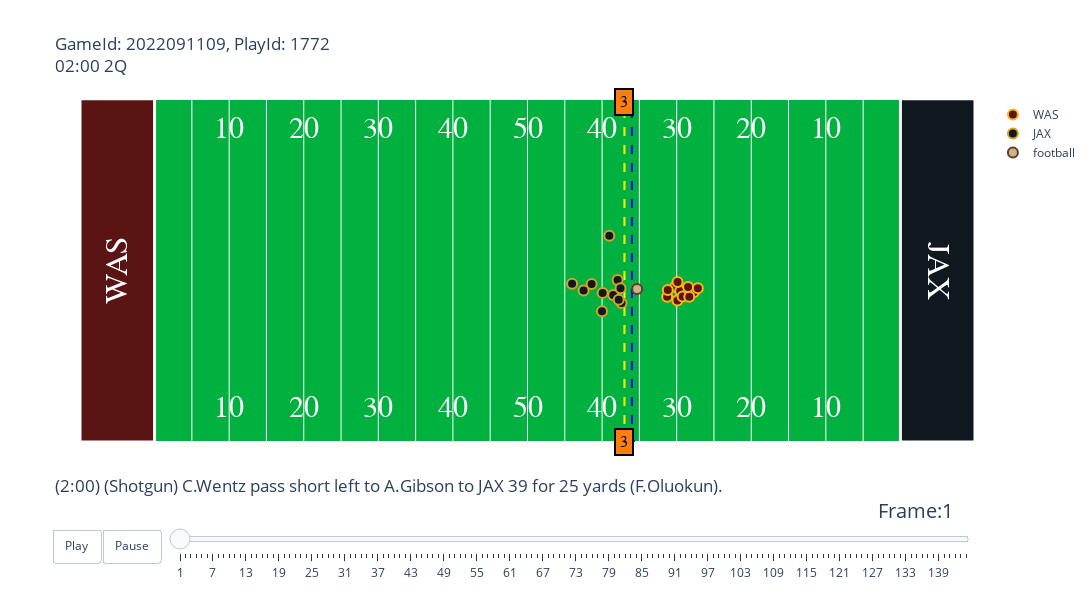

Source (notebook cell):
### Code cell
gid = 2022091109
pid = 1772

import animate
animate.animate_play(games, tracking_df, play_df, players, gid, pid)

### Figure 1 — Plotly figure (JSON) as saved in the notebook; plotly's stock layout.template omitted (floating-point values rounded to 4 significant figures)
{"data": [{"hoverinfo": "none", "mode": "text", "showlegend": false, "text": ["10", "20", "30", "40", "50", "40", "30", "20", "10"], "textfont": {"color": "#ffffff", "family": "Courier New, monospace", "size": 30}, "type": "scatter", "x": [20, 30, 40, 50, 60, 70, 80, 90, 100], "y": [5, 5, 5, 5, 5, 5, 5, 5, 5]}, {"hoverinfo": "none", "mode": "text", "showlegend": false, "text": ["10", "20", "30", "40", "50", "40", "30", "20", "10"], "textfont": {"color": "#ffffff", "family": "Courier New, monospace", "size": 30}, "type": "scatter", "x": [20, 30, 40, 50, 60, 70, 80, 90, 100], "y": [48.5, 48.5, 48.5, 48.5, 48.5, 48.5, 48.5, 48.5, 48.5]}, {"hoverinfo": "none", "line": {"color": "blue", "dash": "dash"}, "showlegend": false, "type": "scatter", "x": [74, 74], "y": [0, 53.5]}, {"hoverinfo": "none", "line": {"color": "yellow", "dash": "dash"}, "showlegend": false, "type": "scatter", "x": [73, 73], "y": [0, 53.5]}, {"fill": "toself", "fillcolor": "#5A1414", "hoverinfo": "skip", "line": {"color": "white", "width": 3}, "mode": "lines", "opacity": 1, "showlegend": false, "type": "scatter", "x": [0, 0, 10, 10, 0], "y": [0, 53.5, 53.5, 0, 0]}, {"fill": "toself", "fillcolor": "#101820", "hoverinfo": "skip", "line": {"color": "white", "width": 3}, "mode": "lines", "opacity": 1, "showlegend": false, "type": "scatter", "x": [110, 110, 120, 120, 110], "y": [0, 53.5, 53.5, 0, 0]}, {"hoverinfo": "text", "hovertext": ["nflId:41321<br>displayName:Trai Turner<br>Player Speed:2.572 MPH", "nflId:41349<br>displayName:Logan Thomas<br>Player Speed:6.733 MPH", "nflId:41475<br>displayName:Charles Leno<br>Player Speed:0.649 MPH", "nflId:41939<br>displayName:Andrew Norwell<br>Player Speed:3.288 MPH", "nflId:43291<br>displayName:Carson Wentz<br>Player Speed:0.0 MPH", "nflId:45012<br>displayName:Chase Roullier<br>Player Speed:4.988 MPH", "nflId:47859<br>displayName:Terry McLaurin<br>Player Speed:0.492 MPH", "nflId:52474<br>displayName:Antonio Gibson<br>Player Speed:1.678 MPH", "nflId:53480<br>displayName:Samuel Cosmi<br>Player Speed:3.624 MPH", "nflId:53553<br>displayName:John Bates<br>Player Speed:4.273 MPH", "nflId:54481<br>displayName:Jahan Dotson<br>Player Speed:2.282 MPH"], "marker": {"color": "#5A1414", "line": {"color": "#FFB612", "width": 2}, "size": 10}, "mode": "markers", "name": "WAS", "type": "scatter", "x": [79.79, 80.47, 80.1, 78.73, 80.79, 78.81, 82.29, 81.69, 80.12, 81.53, 82.84], "y": [24.21, 23.54, 22.04, 22.64, 22.67, 23.69, 23.35, 22.62, 24.93, 24.15, 23.96]}, {"hoverinfo": "text", "hovertext": ["nflId:43352<br>displayName:Adam Gotsis<br>Player Speed:0.425 MPH", "nflId:44902<br>displayName:Shaquill Griffin<br>Player Speed:0.0 MPH", "nflId:44926<br>displayName:Rayshawn Jenkins<br>Player Speed:1.141 MPH", "nflId:46249<br>displayName:Folorunso Fatukasi<br>Player Speed:0.0 MPH", "nflId:46269<br>displayName:Foyesade Oluokun<br>Player Speed:0.313 MPH", "nflId:47790<br>displayName:Josh Allen<br>Player Speed:0.805 MPH", "nflId:52481<br>displayName:Davon Hamilton<br>Player Speed:0.0 MPH", "nflId:53462<br>displayName:Tyson Campbell<br>Player Speed:0.358 MPH", "nflId:53494<br>displayName:Andre Cisco<br>Player Speed:1.499 MPH", "nflId:54466<br>displayName:Travon Walker<br>Player Speed:0.0 MPH", "nflId:54492<br>displayName:Devin Lloyd<br>Player Speed:0.134 MPH"], "marker": {"color": "#101820", "line": {"color": "#D7A22A", "width": 2}, "size": 10}, "mode": "markers", "name": "JAX", "type": "scatter", "x": [72.61, 70.97, 67.52, 72.08, 68.6, 71.49, 72.47, 69.99, 65.98, 72.23, 70.07], "y": [21.66, 32.14, 23.62, 25.26, 24.63, 22.91, 23.95, 20.39, 24.67, 22.17, 23.24]}, {"hoverinfo": "none", "marker": {"color": "#CBB67C", "line": {"color": "#663831", "width": 2}, "size": 10}, "mode": "markers", "name": "football", "type": "scatter", "x": [74.7], "y": [23.86]}], "layout": {"annotations": [{"align": "center", "bgcolor": "#ff7f0e", "bordercolor": "black", "borderpad": 4, "borderwidth": 2, "font": {"color": "black", "family": "Courier New, monospace", "size": 16}, "opacity": 1, "showarrow": false, "text": "3", "x": 73, "y": 0}, {"align": "center", "bgcolor": "#ff7f0e", "bordercolor": "black", "borderpad": 4, "borderwidth": 2, "font": {"color": "black", "family": "Courier New, monospace", "size": 16}, "opacity": 1, "showarrow": false, "text": "3", "x": 73, "y": 53}, {"font": {"color": "White", "family": "Courier New, monospace", "size": 32}, "showarrow": false, "text": "WAS", "textangle": -90, "x": 5, "y": 26.75}, {"font": {"color": "White", "family": "Courier New, monospace", "size": 32}, "showarrow": false, "text": "JAX", "textangle": 90, "x": 115, "y": 26.75}], "autosize": false, "height": 600, "plot_bgcolor": "#00B140", "sliders": [{"active": 0, "currentvalue": {"font": {"size": 20}, "prefix": "Frame:", "visible": true, "xanchor": "right"}, "len": 0.9, "pad": {"b": 10, "t": 50}, "steps": [{"args": [[1], {"frame": {"duration": 100, "redraw": false}, "mode": "immediate", "transition": {"duration": 0}}], "label": "1", "method": "animate"}, {"args": [[2], {"frame": {"duration": 100, "redraw": false}, "mode": "immediate", "transition": {"duration": 0}}], "label": "2", "method": "animate"}, {"args": [[3], {"frame": {"duration": 100, "redraw": false}, "mode": "immediate", "transition": {"duration": 0}}], "label": "3", "method": "animate"}, {"args": [[4], {"frame": {"duration": 100, "redraw": false}, "mode": "immediate", "transition": {"duration": 0}}], "label": "4", "method": "animate"}, {"args": [[5], {"frame": {"duration": 100, "redraw": false}, "mode": "immediate", "transition": {"duration": 0}}], "label": "5", "method": "animate"}, {"args": [[6], {"frame": {"duration": 100, "redraw": false}, "mode": "immediate", "transition": {"duration": 0}}], "label": "6", "method": "animate"}, {"args": [[7], {"frame": {"duration": 100, "redraw": false}, "mode": "immediate", "transition": {"duration": 0}}], "label": "7", "method": "animate"}, {"args": [[8], {"frame": {"duration": 100, "redraw": false}, "mode": "immediate", "transition": {"duration": 0}}], "label": "8", "method": "animate"}, {"args": [[9], {"frame": {"duration": 100, "redraw": false}, "mode": "immediate", "transition": {"duration": 0}}], "label": "9", "method": "animate"}, {"args": [[10], {"frame": {"duration": 100, "redraw": false}, "mode": "immediate", "transition": {"duration": 0}}], "label": "10", "method": "animate"}, {"args": [[11], {"frame": {"duration": 100, "redraw": false}, "mode": "immediate", "transition": {"duration": 0}}], "label": "11", "method": "animate"}, {"args": [[12], {"frame": {"duration": 100, "redraw": false}, "mode": "immediate", "transition": {"duration": 0}}], "label": "12", "method": "animate"}, {"args": [[13], {"frame": {"duration": 100, "redraw": false}, "mode": "immediate", "transition": {"duration": 0}}], "label": "13", "method": "animate"}, {"args": [[14], {"frame": {"duration": 100, "redraw": false}, "mode": "immediate", "transition": {"duration": 0}}], "label": "14", "method": "animate"}, {"args": [[15], {"frame": {"duration": 100, "redraw": false}, "mode": "immediate", "transition": {"duration": 0}}], "label": "15", "method": "animate"}, {"args": [[16], {"frame": {"duration": 100, "redraw": false}, "mode": "immediate", "transition": {"duration": 0}}], "label": "16", "method": "animate"}, {"args": [[17], {"frame": {"duration": 100, "redraw": false}, "mode": "immediate", "transition": {"duration": 0}}], "label": "17", "method": "animate"}, {"args": [[18], {"frame": {"duration": 100, "redraw": false}, "mode": "immediate", "transition": {"duration": 0}}], "label": "18", "method": "animate"}, {"args": [[19], {"frame": {"duration": 100, "redraw": false}, "mode": "immediate", "transition": {"duration": 0}}], "label": "19", "method": "animate"}, {"args": [[20], {"frame": {"duration": 100, "redraw": false}, "mode": "immediate", "transition": {"duration": 0}}], "label": "20", "method": "animate"}, {"args": [[21], {"frame": {"duration": 100, "redraw": false}, "mode": "immediate", "transition": {"duration": 0}}], "label": "21", "method": "animate"}, {"args": [[22], {"frame": {"duration": 100, "redraw": false}, "mode": "immediate", "transition": {"duration": 0}}], "label": "22", "method": "animate"}, {"args": [[23], {"frame": {"duration": 100, "redraw": false}, "mode": "immediate", "transition": {"duration": 0}}], "label": "23", "method": "animate"}, {"args": [[24], {"frame": {"duration": 100, "redraw": false}, "mode": "immediate", "transition": {"duration": 0}}], "label": "24", "method": "animate"}, {"args": [[25], {"frame": {"duration": 100, "redraw": false}, "mode": "immediate", "transition": {"duration": 0}}], "label": "25", "method": "animate"}, {"args": [[26], {"frame": {"duration": 100, "redraw": false}, "mode": "immediate", "transition": {"duration": 0}}], "label": "26", "method": "animate"}, {"args": [[27], {"frame": {"duration": 100, "redraw": false}, "mode": "immediate", "transition": {"duration": 0}}], "label": "27", "method": "animate"}, {"args": [[28], {"frame": {"duration": 100, "redraw": false}, "mode": "immediate", "transition": {"duration": 0}}], "label": "28", "method": "animate"}, {"args": [[29], {"frame": {"duration": 100, "redraw": false}, "mode": "immediate", "transition": {"duration": 0}}], "label": "29", "method": "animate"}, {"args": [[30], {"frame": {"duration": 100, "redraw": false}, "mode": "immediate", "transition": {"duration": 0}}], "label": "30", "method": "animate"}, {"args": [[31], {"frame": {"duration": 100, "redraw": false}, "mode": "immediate", "transition": {"duration": 0}}], "label": "31", "method": "animate"}, {"args": [[32], {"frame": {"duration": 100, "redraw": false}, "mode": "immediate", "transition": {"duration": 0}}], "label": "32", "method": "animate"}, {"args": [[33], {"frame": {"duration": 100, "redraw": false}, "mode": "immediate", "transition": {"duration": 0}}], "label": "33", "method": "animate"}, {"args": [[34], {"frame": {"duration": 100, "redraw": false}, "mode": "immediate", "transition": {"duration": 0}}], "label": "34", "method": "animate"}, {"args": [[35], {"frame": {"duration": 100, "redraw": false}, "mode": "immediate", "transition": {"duration": 0}}], "label": "35", "method": "animate"}, {"args": [[36], {"frame": {"duration": 100, "redraw": false}, "mode": "immediate", "transition": {"duration": 0}}], "label": "36", "method": "animate"}, {"args": [[37], {"frame": {"duration": 100, "redraw": false}, "mode": "immediate", "transition": {"duration": 0}}], "label": "37", "method": "animate"}, {"args": [[38], {"frame": {"duration": 100, "redraw": false}, "mode": "immediate", "transition": {"duration": 0}}], "label": "38", "method": "animate"}, {"args": [[39], {"frame": {"duration": 100, "redraw": false}, "mode": "immediate", "transition": {"duration": 0}}], "label": "39", "method": "animate"}, {"args": [[40], {"frame": {"duration": 100, "redraw": false}, "mode": "immediate", "transition": {"duration": 0}}], "label": "40", "method": "animate"}, {"args": [[41], {"frame": {"duration": 100, "redraw": false}, "mode": "immediate", "transition": {"duration": 0}}], "label": "41", "method": "animate"}, {"args": [[42], {"frame": {"duration": 100, "redraw": false}, "mode": "immediate", "transition": {"duration": 0}}], "label": "42", "method": "animate"}, {"args": [[43], {"frame": {"duration": 100, "redraw": false}, "mode": "immediate", "transition": {"duration": 0}}], "label": "43", "method": "animate"}, {"args": [[44], {"frame": {"duration": 100, "redraw": false}, "mode": "immediate", "transition": {"duration": 0}}], "label": "44", "method": "animate"}, {"args": [[45], {"frame": {"duration": 100, "redraw": false}, "mode": "immediate", "transition": {"duration": 0}}], "label": "45", "method": "animate"}, {"args": [[46], {"frame": {"duration": 100, "redraw": false}, "mode": "immediate", "transition": {"duration": 0}}], "label": "46", "method": "animate"}, {"args": [[47], {"frame": {"duration": 100, "redraw": false}, "mode": "immediate", "transition": {"duration": 0}}], "label": "47", "method": "animate"}, {"args": [[48], {"frame": {"duration": 100, "redraw": false}, "mode": "immediate", "transition": {"duration": 0}}], "label": "48", "method": "animate"}, {"args": [[49], {"frame": {"duration": 100, "redraw": false}, "mode": "immediate", "transition": {"duration": 0}}], "label": "49", "method": "animate"}, {"args": [[50], {"frame": {"duration": 100, "redraw": false}, "mode": "immediate", "transition": {"duration": 0}}], "label": "50", "method": "animate"}, {"args": [[51], {"frame": {"duration": 100, "redraw": false}, "mode": "immediate", "transition": {"duration": 0}}], "label": "51", "method": "animate"}, {"args": [[52], {"frame": {"duration": 100, "redraw": false}, "mode": "immediate", "transition": {"duration": 0}}], "label": "52", "method": "animate"}, {"args": [[53], {"frame": {"duration": 100, "redraw": false}, "mode": "immediate", "transition": {"duration": 0}}], "label": "53", "method": "animate"}, {"args": [[54], {"frame": {"duration": 100, "redraw": false}, "mode": "immediate", "transition": {"duration": 0}}], "label": "54", "method": "animate"}, {"args": [[55], {"frame": {"duration": 100, "redraw": false}, "mode": "immediate", "transition": {"duration": 0}}], "label": "55", "method": "animate"}, {"args": [[56], {"frame": {"duration": 100, "redraw": false}, "mode": "immediate", "transition": {"duration": 0}}], "label": "56", "method": "animate"}, {"args": [[57], {"frame": {"duration": 100, "redraw": false}, "mode": "immediate", "transition": {"duration": 0}}], "label": "57", "method": "animate"}, {"args": [[58], {"frame": {"duration": 100, "redraw": false}, "mode": "immediate", "transition": {"duration": 0}}], "label": "58", "method": "animate"}, {"args": [[59], {"frame": {"duration": 100, "redraw": false}, "mode": "immediate", "transition": {"duration": 0}}], "label": "59", "method": "animate"}, {"args": [[60], {"frame": {"duration": 100, "redraw": false}, "mode": "immediate", "transition": {"duration": 0}}], "label": "60", "method": "animate"}, {"args": [[61], {"frame": {"duration": 100, "redraw": false}, "mode": "immediate", "transition": {"duration": 0}}], "label": "61", "method": "animate"}, {"args": [[62], {"frame": {"duration": 100, "redraw": false}, "mode": "immediate", "transition": {"duration": 0}}], "label": "62", "method": "animate"}, {"args": [[63], {"frame": {"duration": 100, "redraw": false}, "mode": "immediate", "transition": {"duration": 0}}], "label": "63", "method": "animate"}, {"args": [[64], {"frame": {"duration": 100, "redraw": false}, "mode": "immediate", "transition": {"duration": 0}}], "label": "64", "method": "animate"}, {"args": [[65], {"frame": {"duration": 100, "redraw": false}, "mode": "immediate", "transition": {"duration": 0}}], "label": "65", "method": "animate"}, {"args": [[66], {"frame": {"duration": 100, "redraw": false}, "mode": "immediate", "transition": {"duration": 0}}], "label": "66", "method": "animate"}, {"args": [[67], {"frame": {"duration": 100, "redraw": false}, "mode": "immediate", "transition": {"duration": 0}}], "label": "67", "method": "animate"}, {"args": [[68], {"frame": {"duration": 100, "redraw": false}, "mode": "immediate", "transition": {"duration": 0}}], "label": "68", "method": "animate"}, {"args": [[69], {"frame": {"duration": 100, "redraw": false}, "mode": "immediate", "transition": {"duration": 0}}], "label": "69", "method": "animate"}, {"args": [[70], {"frame": {"duration": 100, "redraw": false}, "mode": "immediate", "transition": {"duration": 0}}], "label": "70", "method": "animate"}, {"args": [[71], {"frame": {"duration": 100, "redraw": false}, "mode": "immediate", "transition": {"duration": 0}}], "label": "71", "method": "animate"}, {"args": [[72], {"frame": {"duration": 100, "redraw": false}, "mode": "immediate", "transition": {"duration": 0}}], "label": "72", "method": "animate"}, {"args": [[73], {"frame": {"duration": 100, "redraw": false}, "mode": "immediate", "transition": {"duration": 0}}], "label": "73", "method": "animate"}, {"args": [[74], {"frame": {"duration": 100, "redraw": false}, "mode": "immediate", "transition": {"duration": 0}}], "label": "74", "method": "animate"}, {"args": [[75], {"frame": {"duration": 100, "redraw": false}, "mode": "immediate", "transition": {"duration": 0}}], "label": "75", "method": "animate"}, {"args": [[76], {"frame": {"duration": 100, "redraw": false}, "mode": "immediate", "transition": {"duration": 0}}], "label": "76", "method": "animate"}, {"args": [[77], {"frame": {"duration": 100, "redraw": false}, "mode": "immediate", "transition": {"duration": 0}}], "label": "77", "method": "animate"}, {"args": [[78], {"frame": {"duration": 100, "redraw": false}, "mode": "immediate", "transition": {"duration": 0}}], "label": "78", "method": "animate"}, {"args": [[79], {"frame": {"duration": 100, "redraw": false}, "mode": "immediate", "transition": {"duration": 0}}], "label": "79", "method": "animate"}, {"args": [[80], {"frame": {"duration": 100, "redraw": false}, "mode": "immediate", "transition": {"duration": 0}}], "label": "80", "method": "animate"}, {"args": [[81], {"frame": {"duration": 100, "redraw": false}, "mode": "immediate", "transition": {"duration": 0}}], "label": "81", "method": "animate"}, {"args": [[82], {"frame": {"duration": 100, "redraw": false}, "mode": "immediate", "transition": {"duration": 0}}], "label": "82", "method": "animate"}, {"args": [[83], {"frame": {"duration": 100, "redraw": false}, "mode": "immediate", "transition": {"duration": 0}}], "label": "83", "method": "animate"}, {"args": [[84], {"frame": {"duration": 100, "redraw": false}, "mode": "immediate", "transition": {"duration": 0}}], "label": "84", "method": "animate"}, {"args": [[85], {"frame": {"duration": 100, "redraw": false}, "mode": "immediate", "transition": {"duration": 0}}], "label": "85", "method": "animate"}, {"args": [[86], {"frame": {"duration": 100, "redraw": false}, "mode": "immediate", "transition": {"duration": 0}}], "label": "86", "method": "animate"}, {"args": [[87], {"frame": {"duration": 100, "redraw": false}, "mode": "immediate", "transition": {"duration": 0}}], "label": "87", "method": "animate"}, {"args": [[88], {"frame": {"duration": 100, "redraw": false}, "mode": "immediate", "transition": {"duration": 0}}], "label": "88", "method": "animate"}, {"args": [[89], {"frame": {"duration": 100, "redraw": false}, "mode": "immediate", "transition": {"duration": 0}}], "label": "89", "method": "animate"}, {"args": [[90], {"frame": {"duration": 100, "redraw": false}, "mode": "immediate", "transition": {"duration": 0}}], "label": "90", "method": "animate"}, {"args": [[91], {"frame": {"duration": 100, "redraw": false}, "mode": "immediate", "transition": {"duration": 0}}], "label": "91", "method": "animate"}, {"args": [[92], {"frame": {"duration": 100, "redraw": false}, "mode": "immediate", "transition": {"duration": 0}}], "label": "92", "method": "animate"}, {"args": [[93], {"frame": {"duration": 100, "redraw": false}, "mode": "immediate", "transition": {"duration": 0}}], "label": "93", "method": "animate"}, {"args": [[94], {"frame": {"duration": 100, "redraw": false}, "mode": "immediate", "transition": {"duration": 0}}], "label": "94", "method": "animate"}, {"args": [[95], {"frame": {"duration": 100, "redraw": false}, "mode": "immediate", "transition": {"duration": 0}}], "label": "95", "method": "animate"}, {"args": [[96], {"frame": {"duration": 100, "redraw": false}, "mode": "immediate", "transition": {"duration": 0}}], "label": "96", "method": "animate"}, {"args": [[97], {"frame": {"duration": 100, "redraw": false}, "mode": "immediate", "transition": {"duration": 0}}], "label": "97", "method": "animate"}, {"args": [[98], {"frame": {"duration": 100, "redraw": false}, "mode": "immediate", "transition": {"duration": 0}}], "label": "98", "method": "animate"}, {"args": [[99], {"frame": {"duration": 100, "redraw": false}, "mode": "immediate", "transition": {"duration": 0}}], "label": "99", "method": "animate"}, {"args": [[100], {"frame": {"duration": 100, "redraw": false}, "mode": "immediate", "transition": {"duration": 0}}], "label": "100", "method": "animate"}, {"args": [[101], {"frame": {"duration": 100, "redraw": false}, "mode": "immediate", "transition": {"duration": 0}}], "label": "101", "method": "animate"}, {"args": [[102], {"frame": {"duration": 100, "redraw": false}, "mode": "immediate", "transition": {"duration": 0}}], "label": "102", "method": "animate"}, {"args": [[103], {"frame": {"duration": 100, "redraw": false}, "mode": "immediate", "transition": {"duration": 0}}], "label": "103", "method": "animate"}, {"args": [[104], {"frame": {"duration": 100, "redraw": false}, "mode": "immediate", "transition": {"duration": 0}}], "label": "104", "method": "animate"}, {"args": [[105], {"frame": {"duration": 100, "redraw": false}, "mode": "immediate", "transition": {"duration": 0}}], "label": "105", "method": "animate"}, {"args": [[106], {"frame": {"duration": 100, "redraw": false}, "mode": "immediate", "transition": {"duration": 0}}], "label": "106", "method": "animate"}, {"args": [[107], {"frame": {"duration": 100, "redraw": false}, "mode": "immediate", "transition": {"duration": 0}}], "label": "107", "method": "animate"}, {"args": [[108], {"frame": {"duration": 100, "redraw": false}, "mode": "immediate", "transition": {"duration": 0}}], "label": "108", "method": "animate"}, {"args": [[109], {"frame": {"duration": 100, "redraw": false}, "mode": "immediate", "transition": {"duration": 0}}], "label": "109", "method": "animate"}, {"args": [[110], {"frame": {"duration": 100, "redraw": false}, "mode": "immediate", "transition": {"duration": 0}}], "label": "110", "method": "animate"}, {"args": [[111], {"frame": {"duration": 100, "redraw": false}, "mode": "immediate", "transition": {"duration": 0}}], "label": "111", "method": "animate"}, {"args": [[112], {"frame": {"duration": 100, "redraw": false}, "mode": "immediate", "transition": {"duration": 0}}], "label": "112", "method": "animate"}, {"args": [[113], {"frame": {"duration": 100, "redraw": false}, "mode": "immediate", "transition": {"duration": 0}}], "label": "113", "method": "animate"}, {"args": [[114], {"frame": {"duration": 100, "redraw": false}, "mode": "immediate", "transition": {"duration": 0}}], "label": "114", "method": "animate"}, {"args": [[115], {"frame": {"duration": 100, "redraw": false}, "mode": "immediate", "transition": {"duration": 0}}], "label": "115", "method": "animate"}, {"args": [[116], {"frame": {"duration": 100, "redraw": false}, "mode": "immediate", "transition": {"duration": 0}}], "label": "116", "method": "animate"}, {"args": [[117], {"frame": {"duration": 100, "redraw": false}, "mode": "immediate", "transition": {"duration": 0}}], "label": "117", "method": "animate"}, {"args": [[118], {"frame": {"duration": 100, "redraw": false}, "mode": "immediate", "transition": {"duration": 0}}], "label": "118", "method": "animate"}, {"args": [[119], {"frame": {"duration": 100, "redraw": false}, "mode": "immediate", "transition": {"duration": 0}}], "label": "119", "method": "animate"}, {"args": [[120], {"frame": {"duration": 100, "redraw": false}, "mode": "immediate", "transition": {"duration": 0}}], "label": "120", "method": "animate"}, {"args": [[121], {"frame": {"duration": 100, "redraw": false}, "mode": "immediate", "transition": {"duration": 0}}], "label": "121", "method": "animate"}, {"args": [[122], {"frame": {"duration": 100, "redraw": false}, "mode": "immediate", "transition": {"duration": 0}}], "label": "122", "method": "animate"}, {"args": [[123], {"frame": {"duration": 100, "redraw": false}, "mode": "immediate", "transition": {"duration": 0}}], "label": "123", "method": "animate"}, {"args": [[124], {"frame": {"duration": 100, "redraw": false}, "mode": "immediate", "transition": {"duration": 0}}], "label": "124", "method": "animate"}, {"args": [[125], {"frame": {"duration": 100, "redraw": false}, "mode": "immediate", "transition": {"duration": 0}}], "label": "125", "method": "animate"}, {"args": [[126], {"frame": {"duration": 100, "redraw": false}, "mode": "immediate", "transition": {"duration": 0}}], "label": "126", "method": "animate"}, {"args": [[127], {"frame": {"duration": 100, "redraw": false}, "mode": "immediate", "transition": {"duration": 0}}], "label": "127", "method": "animate"}, {"args": [[128], {"frame": {"duration": 100, "redraw": false}, "mode": "immediate", "transition": {"duration": 0}}], "label": "128", "method": "animate"}, {"args": [[129], {"frame": {"duration": 100, "redraw": false}, "mode": "immediate", "transition": {"duration": 0}}], "label": "129", "method": "animate"}, {"args": [[130], {"frame": {"duration": 100, "redraw": false}, "mode": "immediate", "transition": {"duration": 0}}], "label": "130", "method": "animate"}, {"args": [[131], {"frame": {"duration": 100, "redraw": false}, "mode": "immediate", "transition": {"duration": 0}}], "label": "131", "method": "animate"}, {"args": [[132], {"frame": {"duration": 100, "redraw": false}, "mode": "immediate", "transition": {"duration": 0}}], "label": "132", "method": "animate"}, {"args": [[133], {"frame": {"duration": 100, "redraw": false}, "mode": "immediate", "transition": {"duration": 0}}], "label": "133", "method": "animate"}, {"args": [[134], {"frame": {"duration": 100, "redraw": false}, "mode": "immediate", "transition": {"duration": 0}}], "label": "134", "method": "animate"}, {"args": [[135], {"frame": {"duration": 100, "redraw": false}, "mode": "immediate", "transition": {"duration": 0}}], "label": "135", "method": "animate"}, {"args": [[136], {"frame": {"duration": 100, "redraw": false}, "mode": "immediate", "transition": {"duration": 0}}], "label": "136", "method": "animate"}, {"args": [[137], {"frame": {"duration": 100, "redraw": false}, "mode": "immediate", "transition": {"duration": 0}}], "label": "137", "method": "animate"}, {"args": [[138], {"frame": {"duration": 100, "redraw": false}, "mode": "immediate", "transition": {"duration": 0}}], "label": "138", "method": "animate"}, {"args": [[139], {"frame": {"duration": 100, "redraw": false}, "mode": "immediate", "transition": {"duration": 0}}], "label": "139", "method": "animate"}, {"args": [[140], {"frame": {"duration": 100, "redraw": false}, "mode": "immediate", "transition": {"duration": 0}}], "label": "140", "method": "animate"}, {"args": [[141], {"frame": {"duration": 100, "redraw": false}, "mode": "immediate", "transition": {"duration": 0}}], "label": "141", "method": "animate"}, {"args": [[142], {"frame": {"duration": 100, "redraw": false}, "mode": "immediate", "transition": {"duration": 0}}], "label": "142", "method": "animate"}, {"args": [[143], {"frame": {"duration": 100, "redraw": false}, "mode": "immediate", "transition": {"duration": 0}}], "label": "143", "method": "animate"}, {"args": [[144], {"frame": {"duration": 100, "redraw": false}, "mode": "immediate", "transition": {"duration": 0}}], "label": "144", "method": "animate"}], "transition": {"duration": 300, "easing": "cubic-in-out"}, "x": 0.1, "xanchor": "left", "y": 0, "yanchor": "top"}], "title": {"text": "GameId: 2022091109, PlayId: 1772<br>02:00 2Q<br><br><br><br><br><br><br><br><br><br><br><br><br><br><br><br><br><br><br>(2:00) (Shotgun) C.Wentz pass short left to A.Gibson to JAX 39 for 25 yards (F.Oluokun)."}, "updatemenus": [{"buttons": [{"args": [null, {"frame": {"duration": 100, "redraw": false}, "fromcurrent": true, "transition": {"duration": 0}}], "label": "Play", "method": "animate"}, {"args": [[null], {"frame": {"duration": 0, "redraw": false}, "mode": "immediate", "transition": {"duration": 0}}], "label": "Pause", "method": "animate"}], "direction": "left", "pad": {"r": 10, "t": 87}, "showactive": false, "type": "buttons", "x": 0.1, "xanchor": "right", "y": 0, "yanchor": "top"}], "width": 1200, "xaxis": {"autorange": false, "range": [0, 120], "showticklabels": false, "tickmode": "array", "tickvals": [10, 15, 20, 25, 30, 35, 40, 45, 50, 55, 60, 65, 70, 75, 80, 85, 90, 95, 100, 105, 110]}, "yaxis": {"autorange": false, "range": [0, 53.3], "showgrid": false, "showticklabels": false}}}
